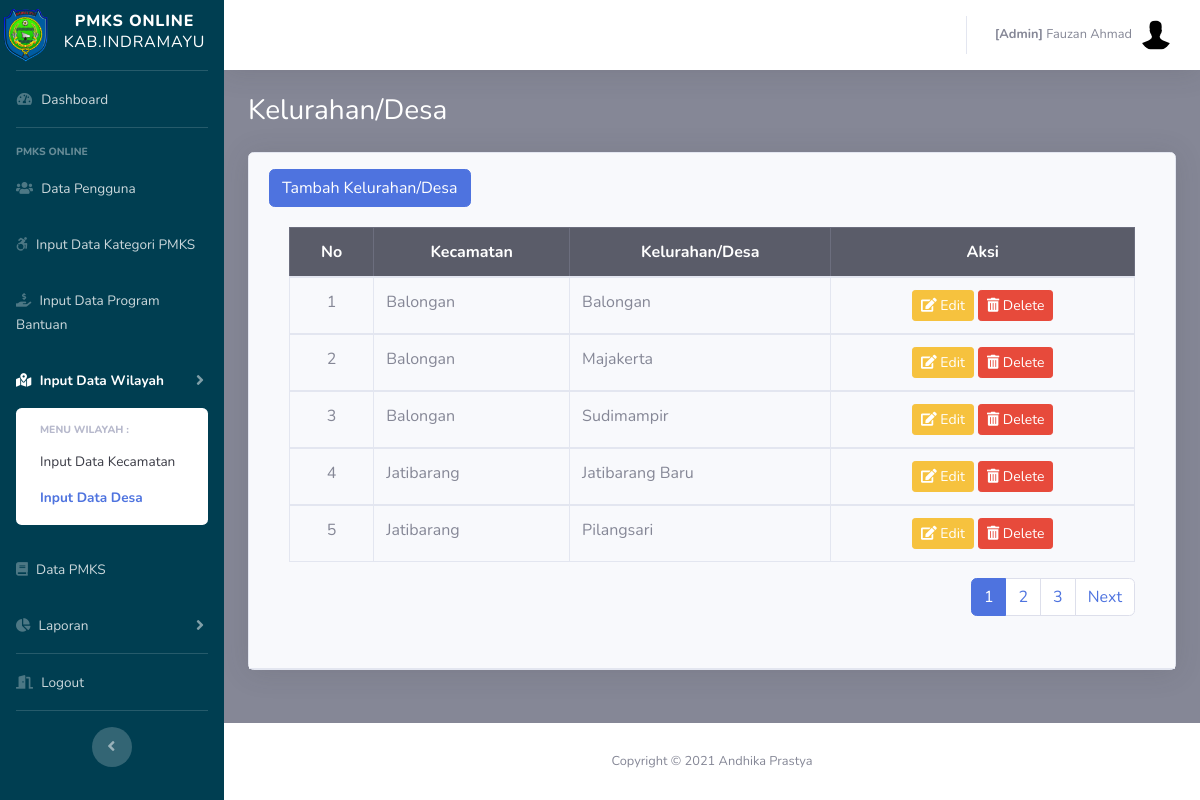
The page /admin/desa.php (signed in) on the database its author committed.
### tables this page shows
CREATE TABLE `pegawai` (
  `id_pegawai` int(11) NOT NULL,
  `nm_pegawai` varchar(50) NOT NULL,
  `nip` varchar(50) NOT NULL,
  `no_telepon` varchar(50) NOT NULL,
  `alamat` varchar(100) NOT NULL,
  `username` varchar(50) NOT NULL,
  `password` varchar(255) NOT NULL,
  `role` varchar(10) NOT NULL,
  `is_delete` int(11) NOT NULL,
  `row_edit` int(11) NOT NULL,
  `time_input` datetime NOT NULL DEFAULT current_timestamp()
);

CREATE TABLE `desa` (
  `id_desa` int(10) NOT NULL,
  `nm_desa` varchar(25) NOT NULL,
  `id_kec` int(11) NOT NULL,
  `is_delete` int(11) NOT NULL,
  `row_edit` int(11) NOT NULL,
  `creator` int(11) NOT NULL,
  `time_input` datetime NOT NULL DEFAULT current_timestamp()
);

CREATE TABLE `kecamatan` (
  `id_kec` int(11) NOT NULL,
  `nm_kec` varchar(20) NOT NULL,
  `is_delete` int(11) NOT NULL,
  `row_edit` int(11) NOT NULL,
  `creator` int(11) NOT NULL,
  `time_input` datetime NOT NULL DEFAULT current_timestamp()
);

### config.php (called while the page is built, shortened)
<?php
	$database = 'pmks';
?>

### functions.php (called while the page is built, shortened)
<?php
function query($query)
{
	include('config.php');
	$result = mysqli_query($koneksi, $query);
	$rows = [];
	while ($row = mysqli_fetch_assoc($result)) {
		$rows[] = $row;
	}
	return $rows;
}

### admin/desa.php (the view, shortened to what this page needs)
<?php
  include('templetes/sidebar.php');
  include('templetes/topbar.php');
  require_once "../functions.php";
  $jml_DataHalaman = 5;
  $jml_responden = count(query( "SELECT a.*,b.id_kec,b.nm_kec,b.is_delete FROM desa a
               INNER JOIN kecamatan b USING (id_kec) WHERE a.is_delete=1 AND b.is_delete=1 AND nm_kec!= 'Tidak Ada'
               ORDER BY b.nm_kec ASC"));
  $jml_Halaman = ceil($jml_responden / $jml_DataHalaman);
  $pageAktif = (isset($_GET["page"]) ) ? $_GET["page"] : 1;
  $awaldata = ( $jml_DataHalaman * $pageAktif ) - $jml_DataHalaman;
  $desa=query("SELECT a.*,b.id_kec,b.nm_kec,b.is_delete FROM desa a
               INNER JOIN kecamatan b USING (id_kec) WHERE a.is_delete=1 AND b.is_delete=1 AND nm_kec!= 'Tidak Ada'
               ORDER BY b.nm_kec ASC LIMIT $awaldata, $jml_DataHalaman");
?>
        <div class="container-fluid">
          <h1 class="h3 mb-4 text-judul">Kelurahan/Desa</h1>
              <div class="card shadow mb-2">
                <div class="card-header py-3">
                  <button type="button" class="btn btn-primary" data-toggle="modal" data-target="#modalTambah">
                  Tambah Kelurahan/Desa
                </button>
                <div class="card-body">
                <div class="table-responsive">
                <table class="table table-bordered" width="100%" cellspacing="0">
                  <thead class="table-dark">
                    <tr>
                      <th class="text-center">No</th>
                      <th class="text-center">Kecamatan</th>
                      <th class="text-center">Kelurahan/Desa</th>
                      <th class="text-center">Aksi</th>
                    </tr>
                  </thead>
                   <?php $i=$awaldata+1; ?>
                  <?php foreach ($desa as $row):?>
                    <tbody>
                      <tr>
                        <td class="text-center"><?=$i;?></td>
                        <td class="text-left"><?=$row['nm_kec'];?></td>
                        <td class="text-left"><?=$row['nm_desa'];?></td>
                        <td class="text-center">
                          <form method="POST">
                            <button type="button" id="edit" name="edit" class="btn btn-warning btn-sm" data-toggle="modal" data-target="#modalEdit<?= $row['id_desa']; ?>">
                            <i class="fas fa-edit"></i> Edit</button>
                            <button type="submit" name="hapus" class="btn btn-danger btn-sm" onclick="return confirm('yakin hapus <?=$row['nm_desa'] ?>?');">
                            <i class="fas fa-trash-alt"></i> Delete</button>
                          </form>
                        </td>
                      </tr>
                      <?php $i++;?>
                    <?php endforeach; ?>
                  </tbody>
                </table>
                <nav aria-label="Page navigation example">
                  <ul class="pagination float-right">
                    <?php for ($i=1; $i <= $jml_Halaman; $i++) : ?>
                      <?php if ($i == $pageAktif) : ?>
                        <li class="page-item active"><a class="page-link" href="?page=<?=$i; ?>"><?=$i; ?></a></li>
                        <?php else : ?>
                          <li class="page-item"><a class="page-link" href="?page=<?=$i; ?>"><?=$i; ?></a></li>
                        <?php endif; ?>
                      <?php endfor; ?>
                      <?php if ($pageAktif < $jml_Halaman) : ?>
                        <li class="page-item"><a class="page-link" href="?page=<?=$pageAktif+1; ?>">Next</a></li>
                      <?php endif; ?>
                    </ul>
                  </nav>
                </div>
              </div>
            </div>
          </div>
        </div>
      </div>
      <?php include('templetes/footer.php');?>

### admin/templetes/topbar.php (shortened to what this page needs)
<?php
require_once "../functions.php";
$idp = $_SESSION["id_pegawai"];
$pg = query("SELECT * FROM pegawai WHERE is_delete=1 AND id_pegawai = $idp")[0];
?>
          <ul class="navbar-nav ml-auto">
            <li class="nav-item dropdown no-arrow">
              <a class="nav-link dropdown-toggle" href="#" id="userDropdown" role="button" data-toggle="dropdown" aria-haspopup="true" aria-expanded="false">
                <span class="mr-2 d-none d-lg-inline text-gray-600 small"><b>[<?=$pg['role']?>]</b> <?=$pg['nm_pegawai']?></span>
                <img class="img-profile rounded-circle" src="../assets/img/default.jpg">
              </a>
            </li>
          </ul>
        </nav>

### admin/templetes/sidebar.php (style rules this page uses)
.text-judul { color: #ffffff; }

### rows shown on the page
pegawai: role "Admin", nm_pegawai "Fauzan Ahmad"
desa: id_kec.nm_kec "Balongan", nm_desa "Balongan"
desa: id_kec.nm_kec "Balongan", nm_desa "Majakerta"
desa: id_kec.nm_kec "Balongan", nm_desa "Sudimampir"
desa: id_kec.nm_kec "Jatibarang", nm_desa "Jatibarang Baru"
desa: id_kec.nm_kec "Jatibarang", nm_desa "Pilangsari"
